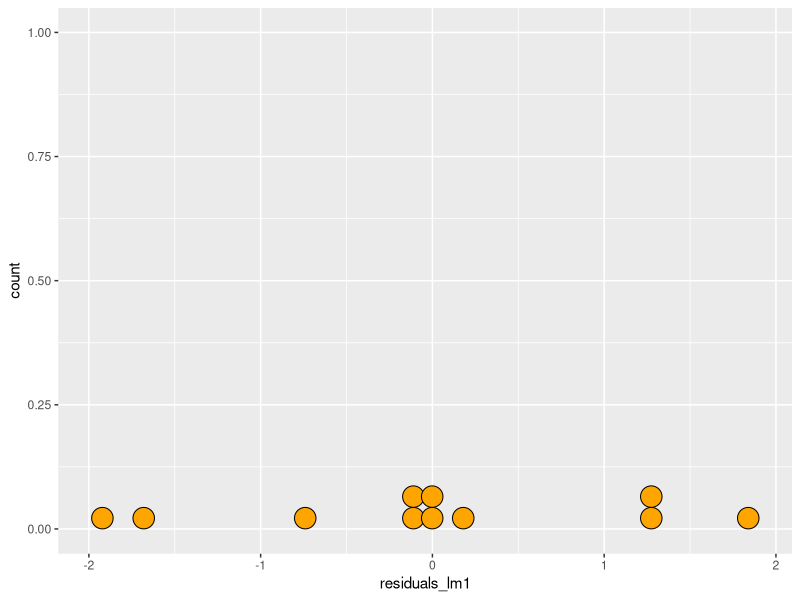
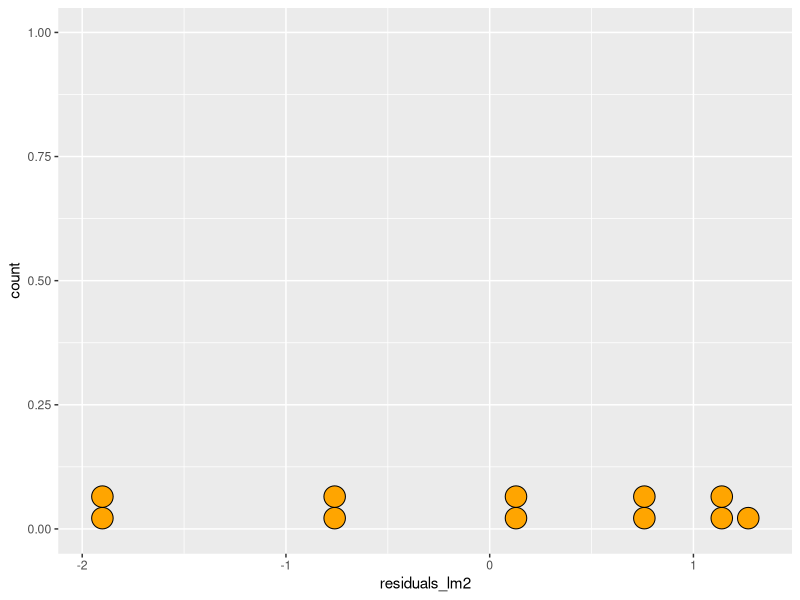
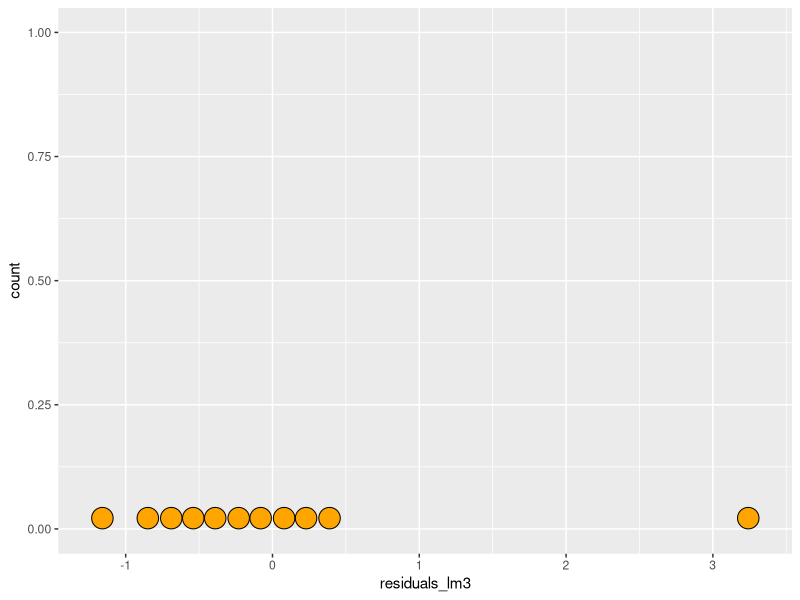
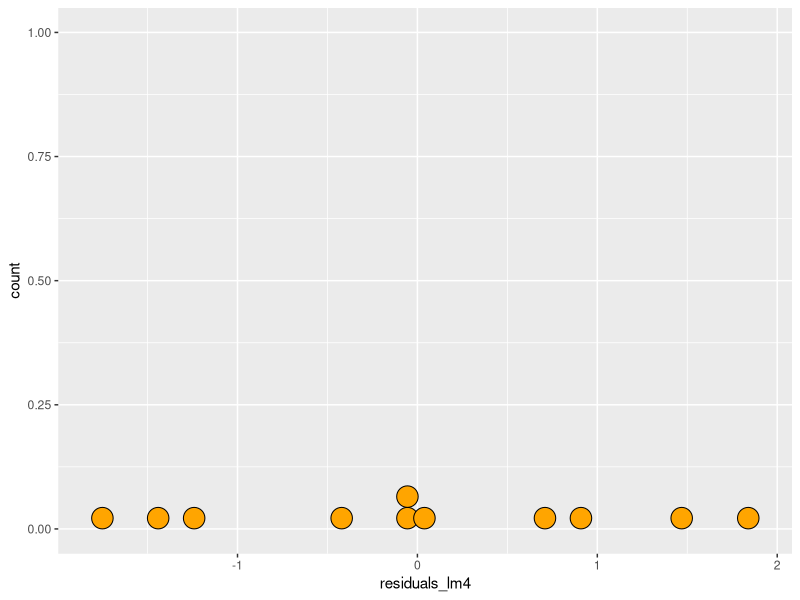
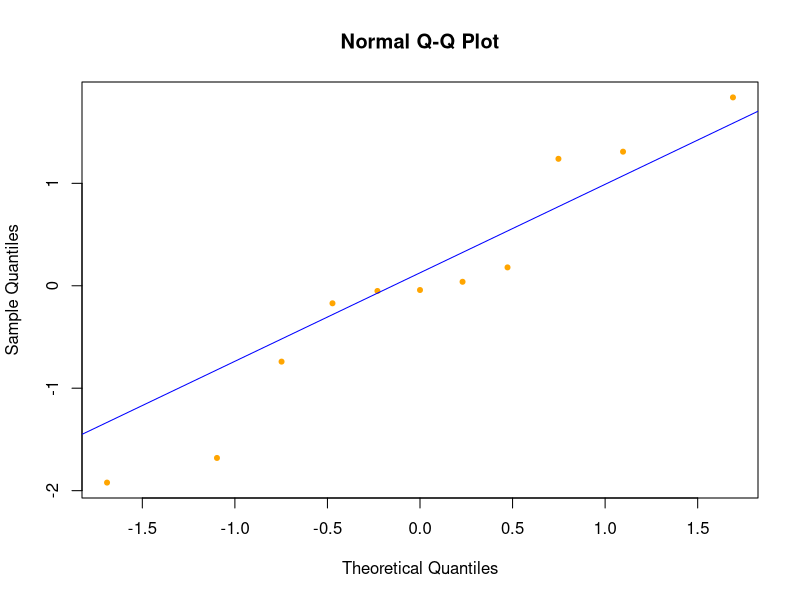
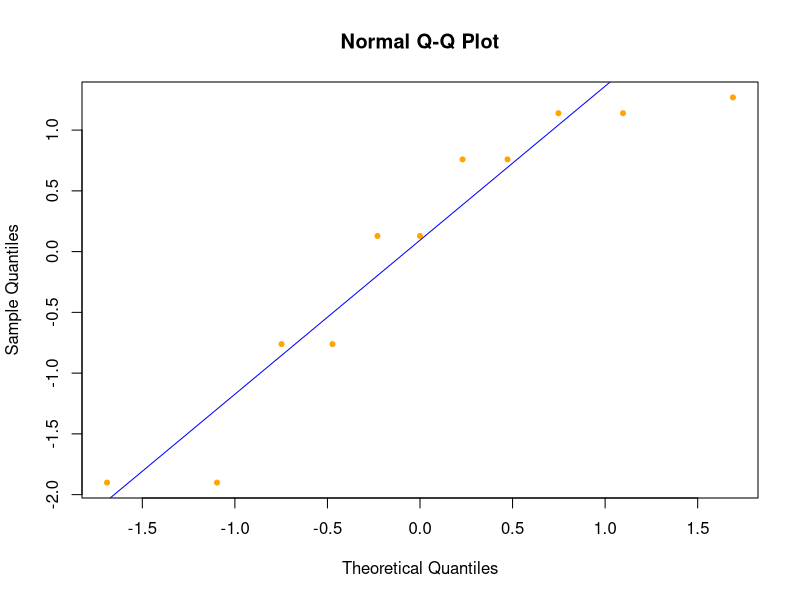
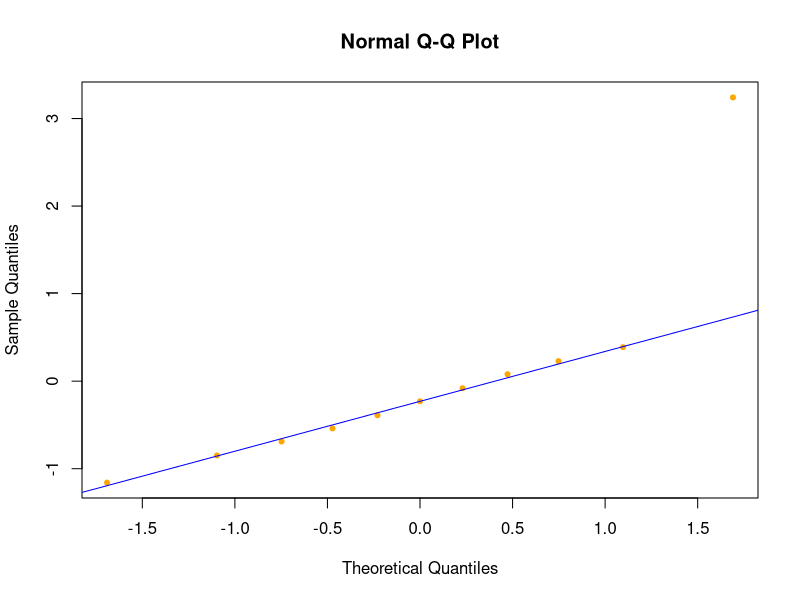
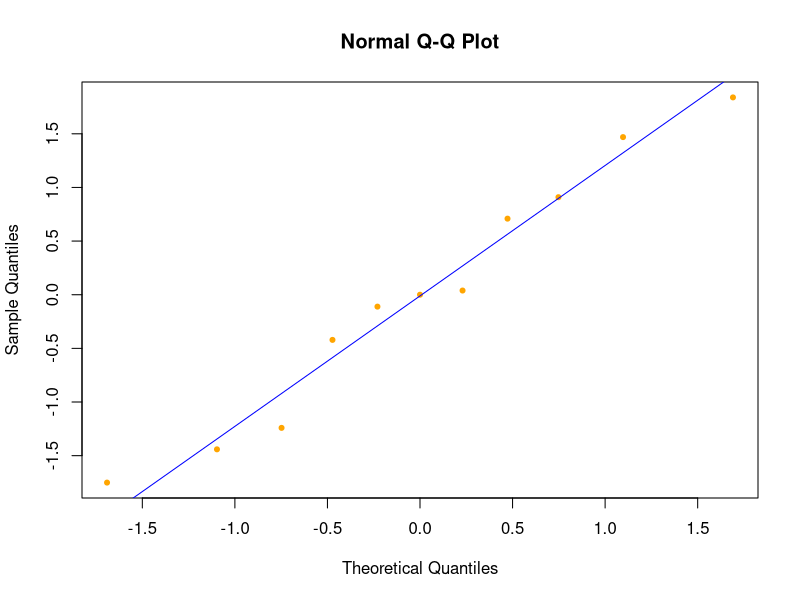

Here is the R script that generated these plots, in order:
anscombe
str(anscombe)
summary(anscombe)
cor(anscombe$x1, anscombe$y1)
cor(anscombe$x2, anscombe$y2)
cor(anscombe$x3, anscombe$y3)
cor(anscombe$x4, anscombe$y4)

summary(lm(formula = anscombe$y1 ~ anscombe$x1))
summary(lm(formula = anscombe$y2 ~ anscombe$x2))

lm(formula = anscombe$y3 ~ anscombe$x3)
lm(formula = anscombe$y4 ~ anscombe$x4)

lm1 <- lm(data = anscombe, y1 ~ x1)
lm1$fitted.values
anscombe$y1 - lm1$fitted.values
lm1$residuals

library(ggplot2)

anscombe$residuals_lm1 <- lm1$residuals
ggplot(anscombe, aes(x = residuals_lm1)) + geom_dotplot(fill = "orange")

lm2 <- lm(data = anscombe, y2 ~ x2)
lm3 <- lm(data = anscombe, y3 ~ x3)
lm4 <- lm(data = anscombe, y4 ~ x4)

anscombe$residuals_lm2 <- lm2$residuals
anscombe$residuals_lm3 <- lm3$residuals
anscombe$residuals_lm4 <- lm4$residuals

ggplot(anscombe, aes(x = residuals_lm2)) + geom_dotplot(fill = "orange")
ggplot(anscombe, aes(x = residuals_lm3)) + geom_dotplot(fill = "orange")
ggplot(anscombe, aes(x = residuals_lm4)) + geom_dotplot(fill = "orange")

qqnorm(lm1$residuals, col="orange", pch = 20)
qqline(lm1$residuals, col = "blue")

qqnorm(lm2$residuals, col="orange", pch = 20)
qqline(lm2$residuals, col = "blue")

qqnorm(lm3$residuals, col = "orange", pch = 20)
qqline(lm3$residuals, col = "blue")

qqnorm(lm4$residuals, col = "orange", pch = 20)
qqline(lm4$residuals, col = "blue")

anscombe$fitted_lm1 <- lm1$fitted.values
anscombe$fitted_lm2 <- lm2$fitted.values
anscombe$fitted_lm3 <- lm3$fitted.values
anscombe$fitted_lm4 <- lm4$fitted.values

ggplot(data = anscombe, aes(x = fitted_lm1, y = residuals_lm1)) + geom_point(col = "orange")
ggplot(data = anscombe, aes(x = fitted_lm2, y = residuals_lm2)) + geom_point(col = "orange")
ggplot(data = anscombe, aes(x = fitted_lm3, y = residuals_lm3)) + geom_point(col = "orange")
ggplot(data = anscombe, aes(x = fitted_lm4, y = residuals_lm4)) + geom_point(col = "orange")

str(diamonds)
ggplot(diamonds, aes(x = carat, y = price)) + geom_point(col = "lightblue")
cor(diamonds$carat, diamonds$price)
cor(diamonds$price, diamonds$carat)

ggplot(diamonds, aes(x = carat, y = price, col = cut)) + geom_point()
ggplot(diamonds, aes(x=carat, y=price)) +
  geom_point(col = "lightblue") +
  facet_wrap(~cut)+ geom_smooth(method = "lm", se = FALSE) +
  facet_wrap(~cut)

library(dplyr)

lin.diamond.ideal <- lm(data = diamonds%>%filter(cut =="Ideal"), price ~ carat)

lin.diamond.fair <- lm(data = diamonds%>%filter(cut == "Fair"), price ~ carat)

lin.diamond.ideal
lin.diamond.fair
